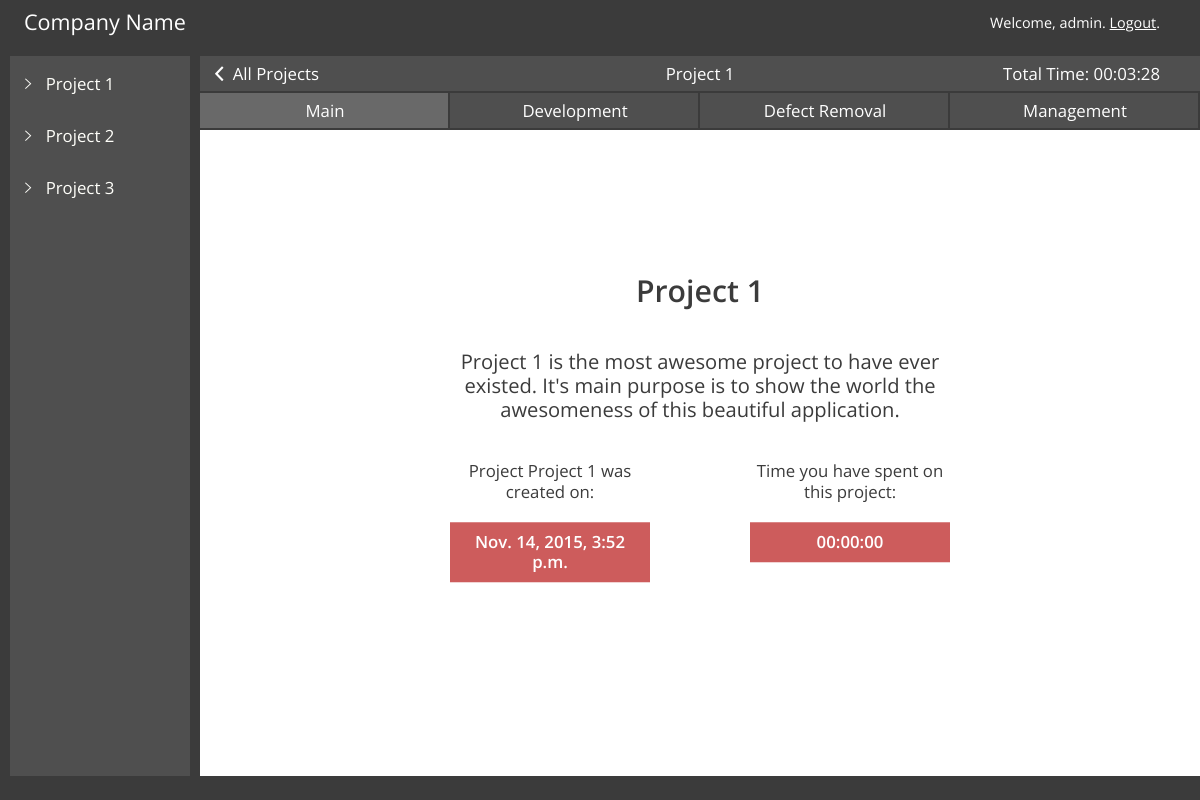
The app's page /ise_pdt/developer/admin/1/ (signed in) with its own data.
### ise_pdt/models.py (models this page shows, shortened)
class Project(models.Model):
    creating_user = models.ForeignKey(User)
    project_name = models.CharField(max_length=20)
    project_creation_date = models.DateTimeField('date published')
    project_total_time = models.IntegerField(default=0)
    project_yield = models.FloatField(default=0)
    project_description = models.CharField(max_length=600)

### ise_pdt/views.py (the view)
# urls.py: url(r'^developer/(?P<username>[a-zA-Z0-9]{3,20})/(?P<project_id>[0-9]+)/$', views.project, name='project'),
def project(request, username, project_id):
    overall_total_project_time_seconds = 0
    overall_total_project_time_minutes = 0
    overall_total_project_time_hours = 0
    total_project_time_seconds = 0
    total_project_time_minutes = 0
    total_project_time_hours = 0
    total_dev_time_seconds = 0
    total_dev_time_minutes = 0
    total_dev_time_hours = 0
    total_def_time_seconds = 0
    total_def_time_minutes = 0
    total_def_time_hours = 0
    total_man_time_seconds = 0
    total_man_time_minutes = 0
    total_man_time_hours = 0
    the_project = Project.objects.get(id = project_id)
    the_user = User.objects.get(username = username)
    overall_total_project_time_seconds = the_project.project_total_time
    list_of_projects = Project.objects.all().order_by('project_creation_date')
    list_of_project_logs = TimeLog.objects.filter(project = the_project).filter(user=the_user)
    list_of_dev_logs = TimeLog.objects.filter(project = the_project).filter(user=the_user).filter(work_type='DEV')
    list_of_def_logs = TimeLog.objects.filter(project = the_project).filter(user=the_user).filter(work_type='DEF')
    list_of_man_logs = TimeLog.objects.filter(project = the_project).filter(user=the_user).filter(work_type='MAN')
    for projectlog in list_of_project_logs:
      total_project_time_seconds += projectlog.time_worked.seconds
    for devlog in list_of_dev_logs:
      total_dev_time_seconds += devlog.time_worked.seconds
    for deflog in list_of_def_logs:
      total_def_time_seconds += deflog.time_worked.seconds
    for manlog in list_of_man_logs:
      total_man_time_seconds += manlog.time_worked.seconds
    overall_total_project_time_hours = int(overall_total_project_time_seconds/3600)
    overall_total_project_time_minutes = int(overall_total_project_time_seconds/60)
    overall_total_project_time_seconds = int(overall_total_project_time_seconds % 60)
    total_project_time_hours = int(total_project_time_seconds/3600)
    total_project_time_minutes = int(total_project_time_seconds/60)
    total_project_time_seconds = int(total_project_time_seconds % 60)
    total_dev_time_hours = int(total_dev_time_seconds/3600)
    total_dev_time_minutes = int(total_dev_time_seconds/60)
    total_dev_time_seconds = int(total_dev_time_seconds % 60)
    total_def_time_hours = int(total_def_time_seconds/3600)
    total_def_time_minutes = int(total_def_time_seconds/60)
    total_def_time_seconds = int(total_def_time_seconds % 60)
    total_man_time_hours = int(total_man_time_seconds/3600)
    total_man_time_minutes = int(total_man_time_seconds/60)
    total_man_time_seconds = int(total_man_time_seconds % 60)
    if overall_total_project_time_seconds < 10:
      overall_total_project_time_seconds = '0'+str(overall_total_project_time_seconds)
    if overall_total_project_time_minutes < 10:
      overall_total_project_time_minutes = '0'+str(overall_total_project_time_minutes)
    if overall_total_project_time_hours < 10:
      overall_total_project_time_hours = '0'+str(overall_total_project_time_hours)
    if total_project_time_seconds < 10:
      total_project_time_seconds = '0'+str(total_project_time_seconds)
    if total_project_time_minutes < 10:
      total_project_time_minutes = '0'+str(total_project_time_minutes)
    if total_project_time_hours < 10:
      total_project_time_hours = '0'+str(total_project_time_hours)
    if total_dev_time_seconds < 10:
      total_dev_time_seconds = '0'+str(total_dev_time_seconds)
    if total_dev_time_minutes < 10:
      total_dev_time_minutes = '0'+str(total_dev_time_minutes)
    if total_dev_time_hours < 10:
      total_dev_time_hours = '0'+str(total_dev_time_hours)
    if total_def_time_seconds < 10:
      total_def_time_seconds = '0'+str(total_def_time_seconds)
    if total_def_time_minutes < 10:
      total_def_time_minutes = '0'+str(total_def_time_minutes)
    if total_def_time_hours < 10:
      total_def_time_hours = '0'+str(total_def_time_hours)
    if total_man_time_seconds < 10:
      total_man_time_seconds = '0'+str(total_man_time_seconds)
    if total_man_time_minutes < 10:
      total_man_time_minutes = '0'+str(total_man_time_minutes)
    if total_man_time_hours < 10:
      total_man_time_hours = '0'+str(total_man_time_hours)
    context = {'list_of_projects': list_of_projects, 'the_project': the_project, 'the_user': the_user, 'total_dev_time_seconds': total_dev_time_seconds, 'total_dev_time_minutes': total_dev_time_minutes, 'total_dev_time_hours': total_dev_time_hours, 'total_def_time_seconds': total_def_time_seconds, 'total_def_time_minutes': total_def_time_minutes, 'total_def_time_hours': total_def_time_hours, 'total_man_time_seconds': total_man_time_seconds, 'total_man_time_minutes': total_man_time_minutes, 'total_man_time_hours': total_man_time_hours, 'total_project_time_seconds': total_project_time_seconds, 'total_project_time_minutes': total_project_time_minutes, 'total_project_time_hours': total_project_time_hours, 'overall_total_project_time_seconds': overall_total_project_time_seconds, 'overall_total_project_time_minutes': overall_total_project_time_minutes, 'overall_total_project_time_hours': overall_total_project_time_hours}
    if request.user.is_authenticated() and request.user.groups.filter(name='Developer').exists():
      return render(request, 'ise_pdt/project.html', context)
    else:
      return HttpResponseRedirect('/ise_pdt/logout')

### ise_pdt/templates/ise_pdt/project.html (shortened to what this page needs)
<!DOCTYPE html>
<html lang="en">
<head>
  {% load staticfiles %}
  <link rel="stylesheet" type="text/css" href="{% static 'ise_pdt/' %}" />
  <link rel="stylesheet" type="text/css" href="{% static 'ise_pdt/vendors/css/reset.css' %}">
  <link rel="stylesheet" type="text/css" href="{% static 'ise_pdt/vendors/css/bootstrap-custom.css' %}">
  <link rel="stylesheet" type="text/css" href="{% static 'ise_pdt/vendors/css/ionicons.min.css' %}">
  <link rel="stylesheet" type="text/css" href="{% static 'ise_pdt/resources/css/main-style.css' %}">
    <link rel="stylesheet" type="text/css" href="{% static 'ise_pdt/resources/css/main-style-m.css' %}">
</head>
<body>
  <div class="app-interface">
    <div class="top-bar">
      <div class="company-name">
        Company Name
      </div>
      <div class="user-name">
        Welcome, {{the_user.username}}.
        <a href="/ise_pdt/logout">Logout</a>.
      </div>
    </div>
    <div class="middle-bar">
      <div class="left-section col-xs-2">
        {% if list_of_projects %}
        <div class="left-navi">
          {% for project in list_of_projects %}
          <div class="navi-project-set">
            <div class="project-name-div">
              <div class="click-to-collapse">
                <i class="ion-ios-arrow-right"></i>
              </div>
              <a href="/ise_pdt/developer/{{the_user.username}}/{{project.id}}"><h2 class="project-name change_page">{{project.project_name}}</h2></a>
            </div>
          </div>
          {% endfor %}
        </div>
        {% else %}
        <p>No projects are available.</p>
        {% endif %}
      </div>
      <div class="right-section col-xs-10">
        <div class="right-heading-bar col-xs-12">
          <a href="/ise_pdt/developer/{{the_user.username}}">
            <div class="heading-bar-back-button change_page">
              <i class="ion-chevron-left"></i>
              <p>All Projects</p>
            </div>
          </a>
          <div class="heading-bar-project-title">
            {{the_project.project_name}}
          </div>
          <div class="heading-bar-project-time">
            Total Time: {{overall_total_project_time_hours}}:{{overall_total_project_time_minutes}}:{{overall_total_project_time_seconds}}
          </div>
        </div>
        <div id="tab_bar" class="right-tabs col-xs-12">
          <div id="main_tab" class="project-tab col-xs-3 current" data-tab="main">
            <div class="tab-text change_page">
              <p>Main</p>
            </div>
          </div>
          <div id="dev_tab" class="project-tab col-xs-3" data-tab="development">
            <div class="tab-text change_page">
              <p>Development</p>
            </div>
          </div>
          <div id="def_tab" class="project-tab col-xs-3" data-tab="defect">
            <div class="tab-text change_page">
              <p>Defect Removal</p>
            </div>
          </div>
          <div id="man_tab" class="project-tab col-xs-3" data-tab="management">
            <div class="tab-text change_page">
              <p>Management</p>
            </div>
          </div>
        </div>
        <div class="tabbed-div current" id="main">
          <div class="project-info">
            <p class="info-name">{{the_project.project_name}}</p>
            <p class="info-desc">{{the_project.project_description}}</p>
            <div class="info-mini">
              <p>Project {{the_project.project_name}} was created on:</p>
              <p class="info-label">{{the_project.project_creation_date}}</p>
            </div>
            <div class="info-mini">
              <p>Time you have spent on this project:</p>
              <p class="info-label">{{total_project_time_hours}}:{{total_project_time_minutes}}:{{total_project_time_seconds}}</p>
            </div>
          </div>
        </div>
      </div>
    </div>
    <div class="bottom-bar">
    </div>
  </div>
</body>
</html>

### ise_pdt/static/ise_pdt/resources/css/main-style.css (style rules this page uses)
html { font-family: Open Sans, sans-serif; font-size: 12px; color: #3B3B3B; }
.app-interface { height: 100vh; width: 100vw; }
a, a:visited, a:hover, a:active { color: inherit; }
.top-bar { background-color: #3B3B3B; width: 100%; height: 7%; color: #fff; }
.company-name { font-size: 180%; float: left; margin-top: 0.9%; margin-left: 2%; }
.user-name { font-size: 120%; float: right; margin-top: 1.3%; margin-right: 40px; }
.bottom-bar { background-color: #3B3B3B; width: 100%; height: 3%; }
.middle-bar { width: 100%; height: 90%; }
.middle-bar .left-section { height: 100%; display: inline-block; background-color: #3B3B3B; -webkit-user-select: none; -moz-user-select: none; -ms-user-select: none; user-select: none; }
.left-section .left-navi { display: block; margin: 0 auto; height: 100%; width: 90%; background-color: #4F4F4F; overflow-y: auto; }
.navi-project-set { padding-left: 15px; padding-right: 15px; padding-top: 20px; color: #fffffa; }
.project-name-div { font-size: 140%; margin-bottom: 15px; }
.project-name-div .click-to-collapse { display: inline-block; cursor: pointer; }
.project-name-div .project-name { display: inline-block; margin-left: 10px; }
.middle-bar .right-section { height: 100%; display: inline-block; }
.right-heading-bar { border-bottom: 2px solid #3B3B3B; height: 35px; background-color: #4F4F4F; }
.heading-bar-back-button { color: #fff; font-size: 140%; position: absolute; top: 50%; left: 1%; transform: translateY(-50%); }
.heading-bar-back-button p, .heading-bar-back-button i { display: inline-block; margin-left: 5px; }
.heading-bar-project-title { color: #fff; font-size: 140%; position: absolute; top: 50%; left: 50%; transform: translate(-50%, -50%); }
.heading-bar-project-time { color: #fff; font-size: 140%; position: absolute; top: 50%; right: 40px; transform: translateY(-50%); }
.right-tabs { border-bottom: 2px solid #3B3B3B; }
.project-tab { height: 35px; background-color: #4F4F4F; text-align: center; transition: background-color 0.3s; cursor: pointer; }
.project-tab.current { background-color: #696969; }
.tab-text:first-child { border-right: 2px solid #3B3B3B; }
.tab-text { height: 100%; font-size: 140%; color: #fff; }
.tab-text p { position: absolute; top: 50%; left: 50%; transform: translate(-50%,-50%); }
.tabbed-div { display: none; margin-top: 74px; }
.tabbed-div.current { display: inherit; }
.project-info { position: absolute; top: 53%; left: 50%; transform: translate(-50%, -50%); text-align:center; font-size: 140%; padding: 40px; width: 50%; line-height: 1.2; }
.project-info p { margin-bottom: 10px; }
.project-info .info-name { font-size: 180%; font-weight: 600; margin-bottom: 40px; }
.project-info .info-desc { font-size: 120%; margin-bottom: 40px; }
.project-info .info-mini { display: inline-block; width: 40%; float: right; }
.project-info .info-mini:first-of-type { float: left; }
.info-mini p { margin-bottom: 20px; }
.info-label { font-weight: 600; background: #CD5C5C; padding: 10px; color: #fff; }

### records on screen
Project: project_name "Project 1", project_description "Project 1 is the most awesome project to have ever existed. It's main purpose is to show the world the awesomeness of this beautiful application.", project_creation_date "Nov. 14, 2015, 3:52 p.m."
Project: project_name "Project 2"
Project: project_name "Project 3"

### other values on screen
{{ the_user.username }} "admin"
{{ overall_total_project_time_hours }} "00"
{{ overall_total_project_time_minutes }} "03"
{{ overall_total_project_time_seconds }} "28"
{{ total_project_time_hours }} "00"
{{ total_project_time_minutes }} "00"
{{ total_project_time_seconds }} "00"
